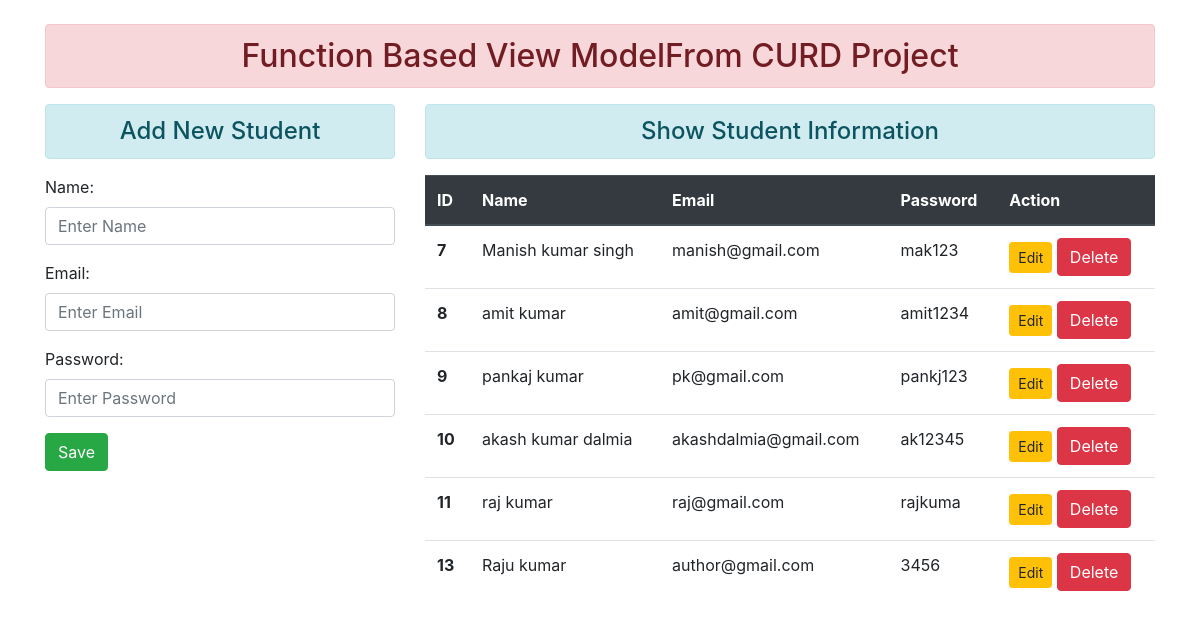
The page / on the database its author committed.
### enrool/models.py (models this page shows)
class User(models.Model):
    name=models.CharField(max_length=70)
    email=models.EmailField(max_length=70)
    password=models.CharField(max_length=70)

### enrool/views.py (the view)
# urls.py: path('',views.show_data),
def show_data(request):
    if request.method == 'POST':
        fm=Student(request.POST)
        if fm.is_valid():
            nm=fm.cleaned_data['name']
            em=fm.cleaned_data['email']
            pw=fm.cleaned_data['password']
            reg=User(name=nm,email=em,password=pw)
            reg.save()
            fm=Student()
    else:
        fm=Student()
    data=User.objects.all()
    return render(request,'enrool/home.html',{'form':fm,'stu':data})

### enrool/forms.py
class Student(forms.ModelForm):
    class Meta:
        model=User
        fields=['name','email','password']
        widgets={'name':forms.TextInput(attrs={'class':'form-control','placeholder':'Enter Name'}),
        'email':forms.EmailInput(attrs={'class':'form-control','placeholder':'Enter Email'}),
        'password':forms.PasswordInput( render_value=True, attrs={'class':'form-control','placeholder':'Enter Password'})
        }

### enrool/templates/enrool/home.html (shortened to what this page needs)
{% extends 'enrool/base.html' %}
{% block content %}
<div class="row">
    <div class="col-md-4">
        <h4 class=" text-center alert alert-info">Add New Student</h4>
        <form action="" method="POST">
            {{form.as_p}}
            <input type="submit" value="Save" name="add" class=" btn btn-success">
        </form>
    </div>
    <div class="col-md-8" >
        <h4 class=" text-center alert-info alert ">Show Student Information</h4>
        {% if stu %}
        <table class="table table-hover ">
            <thead class="thead-dark">
              <tr>
                <th scope="col">ID</th>
                <th scope="col">Name</th>
                <th scope="col">Email</th>
                <th scope="col">Password</th>
                <th scope="col">Action</th>
              </tr>
            </thead>
            <tbody>
                {% for st in stu %}
              <tr>
                <th scope="row">{{st.id}}</th>
                <td>{{st.name}}</td>
                <td>{{st.email}}</td>
                <td>{{st.password}}</td>
                <td>
                    <a href="{% url 'updatedata' st.id %}" class="btn btn-warning btn-sm">Edit</a>
                    <form action="{% url 'deletedata' st.id %}" method="POST" class=" d-inline">
                        <input type="submit" value="Delete" class=" btn btn-danger">
                    </form>
                </td>
              </tr>
              {% endfor %}
            </tbody>
          </table>
        {% else %}
        <h4 class=" text-center alert-info alert ">No Data</h4>
        {% endif %}
    </div>
</div>
{% endblock content %}

### enrool/templates/enrool/base.html (shortened to what this page needs)
<!DOCTYPE html>
{% load static %}
<html lang="en">
<head>
    <link rel="stylesheet" href="{% static 'enroll/css/bootstrap.min.css' %}">
</head>
<body>
<div class="container mt-4">
    <h2 class=" text-center alert alert-danger ">Function Based View ModelFrom CURD Project</h2>
    {% block content %}
    {% endblock content %}
</div>
</body>
</html>

### rows shown on the page
User: id "7", name "Manish kumar singh", email "manish@gmail.com", password "mak123"
User: id "8", name "amit kumar", email "amit@gmail.com", password "amit1234"
User: id "9", name "pankaj kumar", email "pk@gmail.com", password "pankj123"
User: id "10", name "akash kumar dalmia", email "akashdalmia@gmail.com", password "ak12345"
User: id "11", name "raj kumar", email "raj@gmail.com", password "rajkuma"
User: id "13", name "Raju kumar", email "author@gmail.com", password "3456"
